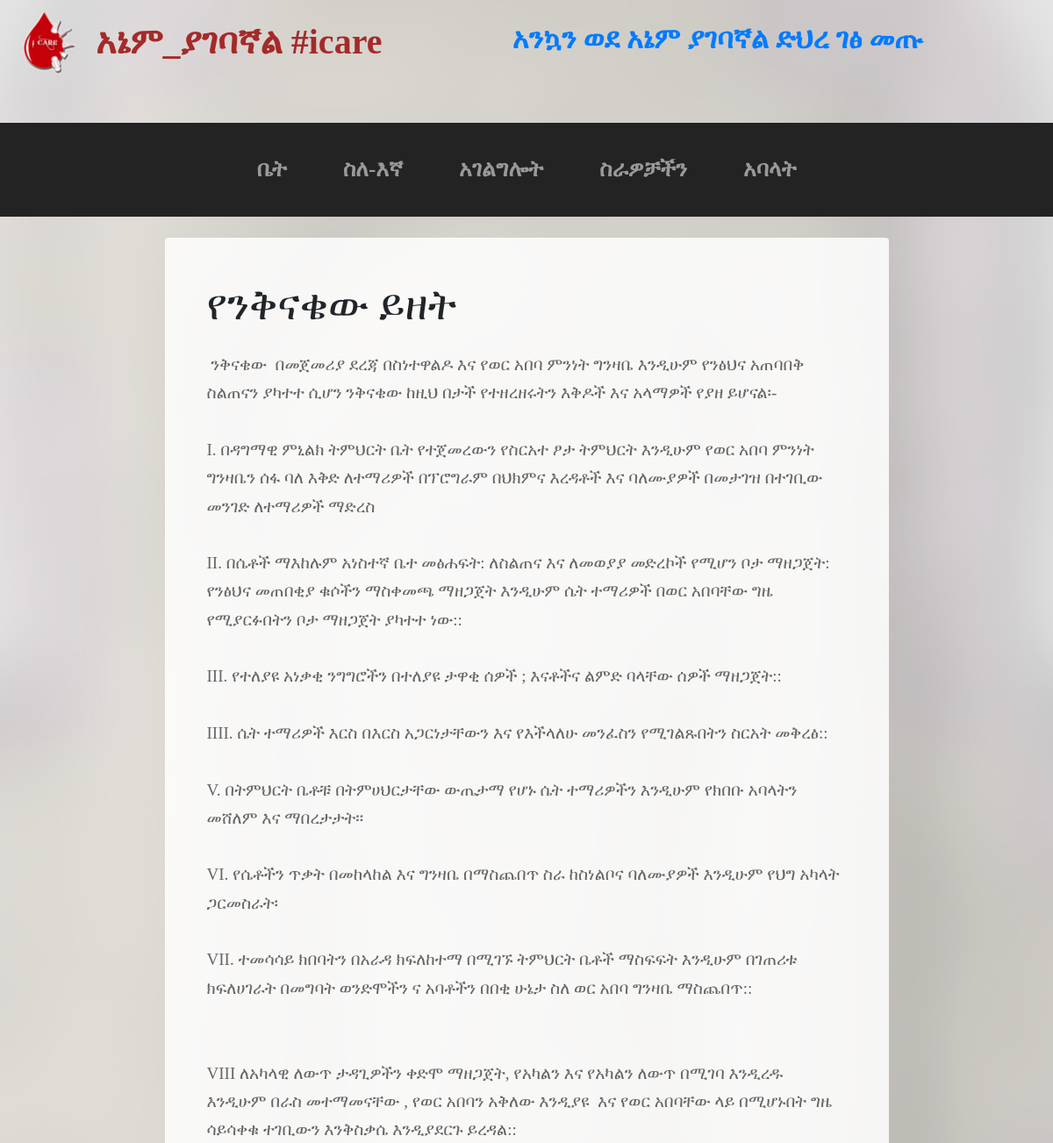
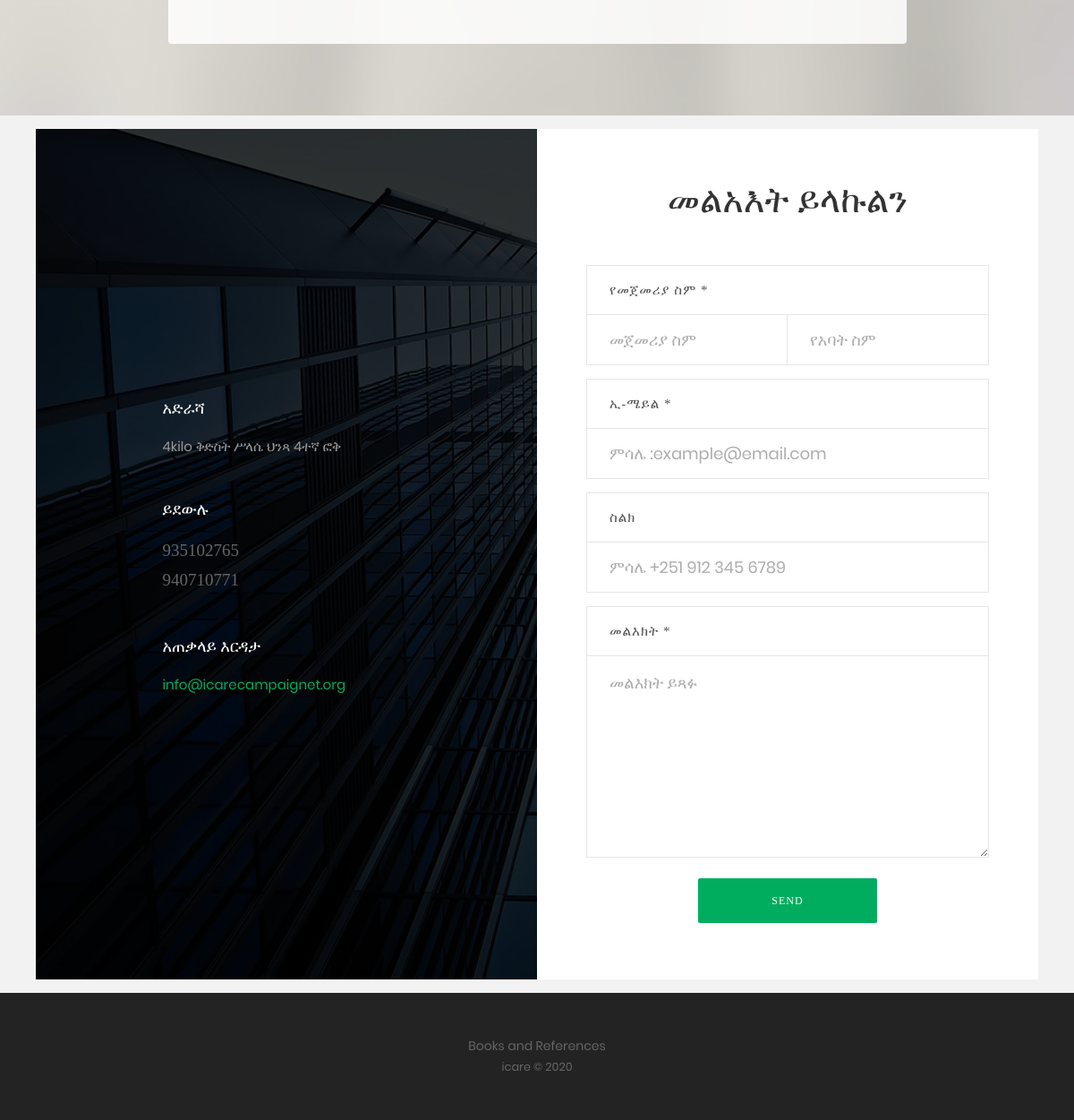
The app's page /service with its own data (2 pictures, top to bottom).
### pages/models.py (models this page shows, shortened)
class header(models.Model):
    company_name = models.CharField(max_length=50, unique=True)
    pic = models.ImageField(upload_to='static/img/logo', null=True)
    welcome = models.TextField(max_length=100, null=True)

class service_content(models.Model):
    title = models.CharField(max_length=50, null=True)
    description = models.TextField(max_length=5000, null=True)

class contact(models.Model):
    address = models.CharField(max_length=100, null=True, unique=False)
    phone = models.TextField(null=True, unique=False)
    email = models.CharField(max_length= 25, null=True, unique=False)

### pages/views.py (the view)
# urls.py: path('service', views.service, name='service'),
def service(request):
	service_content = models.service_content.objects.all()
	contacts = models.contact.objects.all()
	header = models.header.objects.all()
	return render(request, 'service.html', {'service_content': service_content, 'contacts': contacts, 'header': header})

### templates/service.html (shortened to what this page needs)
{% extends 'base.html' %}
{% block content %}
{% for sc in service_content %}
        <section class="page-section about-heading">
            <div class="container">
                <div class="about-heading-content">
                    <div class="row">
                        <div class="col-xl-9 col-lg-10 mx-auto">
                            <div class="bg-faded rounded p-5">
                                <h2 class="section-heading mb-4">
                                    <span class="section-heading-lower">{{sc.title}}</span>
                                </h2>
                                <p class="mb-0"> {{sc.description}}</p>
                            </div>
                        </div>
                    </div>
                </div>
            </div>
        </section>
{%endfor%}
{% endblock content %}

### templates/base.html (shortened to what this page needs)
{% load static %}
<!DOCTYPE html>
<html lang="amh">
    <head>
        <link rel="stylesheet" href="{% static 'vendor/bootstrap/css/bootstrap.min.css' %}" >
        <link rel="stylesheet" href="{% static 'css/business-casual.min.css' %}" >
		<link rel="stylesheet" type="text/css" href="{% static 'contact/vendor/bootstrap/css/bootstrap.min.css' %}">
		<link rel="stylesheet" type="text/css" href="{% static 'contact/fonts/font-awesome-4.7.0/css/font-awesome.min.css' %}">
		<link rel="stylesheet" type="text/css" href="{% static 'contact/fonts/Linearicons-Free-v1.0.0/icon-font.min.css' %}">
		<link rel="stylesheet" type="text/css" href="{% static 'contact/vendor/animate/animate.css' %}">
		<link rel="stylesheet" type="text/css" href="{% static 'contact/vendor/css-hamburgers/hamburgers.min.css' %}">
		<link rel="stylesheet" type="text/css" href="{% static 'contact/vendor/animsition/css/animsition.min.css' %}">
		<link rel="stylesheet" type="text/css" href="{% static 'contact/vendor/select2/select2.min.css' %}">
		<link rel="stylesheet" type="text/css" href="{% static 'contact/vendor/daterangepicker/daterangepicker.css' %}" >
		<link rel="stylesheet" type="text/css" href="{% static 'contact/css/util.css' %}">
		<link rel="stylesheet" type="text/css" href="{% static 'contact/css/main.css' %}">
	</head>
<body>
{% for msg in header %}
        <h1 class="site-heading text-center text-white d-none d-lg-block">
            <div id="logo" class="pull-left" style="float: left">
                <img src="{{ msg.pic }}">
            </div>
            <span class="site-heading-lower" style="float: left">{{msg.company_name}}</span>
			<span class="site-heading-upper text-primary" style="text-align: center;">{{ msg.welcome }}</span>
        </h1>
        <nav class="navbar navbar-expand-lg navbar-dark py-lg-4" id="mainNav">
            <div class="container">
                <div class="collapse navbar-collapse" id="navbarResponsive">
                    <ul class="navbar-nav mx-auto">
                        <li class="nav-item active px-lg-4">
                        <a class="nav-link text-uppercase text-expanded" style="font-size: 25px; font-family: Ethiopia Jiret;" href="{% url 'index' %}">ቤት
                            <span class="sr-only">(current)</span></a>
                        </li>
                         <li class="nav-item active px-lg-4">
                           <a class="nav-link text-uppercase text-expanded" style="font-size: 25px; font-family: Ethiopia Jiret;" href="{% url 'about' %}">ስለ-እኛ</a>
                         </li>
                         <li class="nav-item active px-lg-4">
                           <a class="nav-link text-uppercase text-expanded" style="font-size: 25px; font-family: Ethiopia Jiret;" href="{% url 'service' %}">አገልግሎት</a>
                         </li>
                         <li class="nav-item active px-lg-4">
                           <a class="nav-link text-uppercase text-expanded" style="font-size: 25px; font-family: Ethiopia Jiret;" href="{% url 'our_work' %}">ስራዎቻችን</a>
                         </li>
                         <li class="nav-item active px-lg-4">
                           <a class="nav-link text-uppercase text-expanded" style="font-size: 25px; font-family: Ethiopia Jiret;" href="{% url 'portfolio' %}">አባላት</a>
                         </li>
                    </ul>
                </div>
            </div>
        </nav>
{% endfor %}
{% block content %}
{% endblock content %}
{% for contact in contacts %}
<div class="container-contact100">
		<div class="wrap-contact100">
			<form class="contact100-form validate-form">
				<span class="contact100-form-title">
					መልአእት ይላኩልን
				</span>
				<label class="label-input100" for="first-name">የመጀመሪያ ስም *</label>
				<div class="wrap-input100 rs1-wrap-input100 validate-input" data-validate="የመጀመሪያ ስም ያስገቡ">
					<input id="first-name" class="input100" type="text" name="first-name" placeholder="መጀመሪያ ስም">
				</div>
				<div class="wrap-input100 rs2-wrap-input100 validate-input" data-validate="የአባት ስም ያስገቡ">
					<input class="input100" type="text" name="last-name" placeholder="የአባት ስም">
				</div>
				<label class="label-input100" for="email">ኢ-ሜይል *</label>
				<div class="wrap-input100 validate-input" data-validate = "በትክክል ያስገቡ፣ምሳሌ: ex@abc.xyz">
					<input id="email" class="input100" type="text" name="email" placeholder="ምሳሌ :example@email.com">
				</div>
				<label class="label-input100" for="phone">ስልክ</label>
				<div class="wrap-input100">
					<input id="phone" class="input100" type="text" name="phone" placeholder="ምሳሌ +251 912 345 6789">
				</div>
				<label class="label-input100" for="message">መልእክት *</label>
				<div class="wrap-input100 validate-input" data-validate = "መልእክት አላስገቡም">
					<textarea id="message" class="input100" name="message" placeholder="መልእክት ይጻፉ"></textarea>
				</div>
				<div class="container-contact100-form-btn">
					<button class="contact100-form-btn">
						send
					</button>
				</div>
			</form>
			<div class="contact100-more flex-col-c-m" style="background-image: url('contact/images/bg-01.jpg');">
				<div class="flex-w size1 p-b-47">
					<div class="txt1 p-r-25">
						<span class="lnr lnr-map-marker"></span>
					</div>
					<div class="flex-col size2">
						<span class="txt1 p-b-20">
							አድራሻ
						</span>
						<span class="txt2">
                            {{contact.address}}
						</span>
					</div>
				</div>
				<div class="dis-flex size1 p-b-47">
					<div class="txt1 p-r-25">
						<span class="lnr lnr-phone-handset"></span>
					</div>
					<div class="flex-col size2">
						<span class="txt1 p-b-20">
							ይደውሉ
						</span>
						<span class="txt3">
							<p class="mb-0">{{ contact.phone }}</p>
						</span>
					</div>
				</div>
				<div class="dis-flex size1 p-b-47">
					<div class="txt1 p-r-25">
						<span class="lnr lnr-envelope"></span>
					</div>
					<div class="flex-col size2">
						<span class="txt1 p-b-20">
							አጠቃላይ እርዳታ
						</span>
						<span class="txt3">
                            {{ contact.email}}
						</span>
					</div>
				</div>
			</div>
		</div>
	</div>
{% endfor %}
        <footer class="footer text-faded text-center py-5">
            <div class="container">
                <p class="m-0 small"> <a href="{% url 'references' %}">Books and References </a></p>
                <p class="m-0 small">icare &copy; 2020</p>
            </div>
        </footer>
</body>
</html>

### static/contact/css/main.css (style rules this page uses)
* { margin: 0px; padding: 0px; box-sizing: border-box; }
body, html { height: 100%; font-family: Poppins-Regular, sans-serif; }
a { font-family: Poppins-Regular; font-size: 14px; line-height: 1.7; color: #666666; margin: 0px; transition: all 0.4s; -webkit-transition: all 0.4s; -o-transition: all 0.4s; -moz-transition: all 0.4s; }
h1,h2,h3,h4,h5,h6 { margin: 0px; }
p { font-family: Poppins-Regular; font-size: 14px; line-height: 1.7; color: #666666; margin: 0px; }
ul, li { margin: 0px; list-style-type: none; }
input { outline: none; border: none; }
textarea { outline: none; border: none; }
button { outline: none !important; border: none; background: transparent; }
.txt1 { font-family: Poppins-Regular; font-size: 18px; line-height: 1.2; color: #fff; }
.txt2 { font-family: Poppins-Regular; font-size: 15px; line-height: 1.6; color: #999999; }
.txt3 { font-family: Poppins-Regular; font-size: 15px; line-height: 1.6; color: #00ad5f; }
.size1 { width: 355px; max-width: 100%; }
.size2 { width: calc(100% - 43px); }
.container-contact100 { width: 100%; min-height: 100vh; display: -webkit-box; display: -webkit-flex; display: -moz-box; display: -ms-flexbox; display: flex; flex-wrap: wrap; justify-content: center; align-items: center; padding: 15px; background: #f2f2f2; }
.wrap-contact100 { width: 1120px; background: #fff; overflow: hidden; display: -webkit-box; display: -webkit-flex; display: -moz-box; display: -ms-flexbox; display: flex; flex-wrap: wrap; align-items: stretch; flex-direction: row-reverse; }
.contact100-more { width: 50%; background-repeat: no-repeat; background-size: cover; background-position: center; position: relative; z-index: 1; padding: 30px 15px 0px 15px; }
.contact100-more::before { content: ""; display: block; position: absolute; z-index: -1; width: 100%; height: 100%; top: 0; left: 0; background: rgba(0,0,0,0.8); }
.contact100-form { width: 50%; display: -webkit-box; display: -webkit-flex; display: -moz-box; display: -ms-flexbox; display: flex; flex-wrap: wrap; padding: 56px 55px 63px 55px; }
.contact100-form-title { width: 100%; display: block; font-family: Ethiopia Jiret; font-size: 40px; color: #333333; line-height: 1.2; text-align: center; padding-bottom: 33px; }
.wrap-input100 { width: 100%; position: relative; border: 1px solid #e6e6e6; }
.rs1-wrap-input100, .rs2-wrap-input100 { width: 50%; }
.rs2-wrap-input100 { border-left: none; }
.label-input100 { font-family: Abyssinica SIL; font-size: 15px; color: #555555; line-height: 1.5; text-transform: uppercase; letter-spacing: 1px; display: -webkit-box; display: -webkit-flex; display: -moz-box; display: -ms-flexbox; display: flex; align-items: center; width: 100%; min-height: 55px; border: 1px solid #e6e6e6; border-bottom: none; padding: 10px 25px; margin-top: 15px; margin-bottom: 0; }
.input100 { display: block; width: 100%; background: transparent; font-family: Poppins-Regular; font-size: 18px; color: #666666; line-height: 1.2; padding: 0 25px; }
input.input100 { height: 55px; }
textarea.input100 { min-height: 139px; padding-top: 19px; padding-bottom: 15px; }
.container-contact100-form-btn { width: 100%; display: -webkit-box; display: -webkit-flex; display: -moz-box; display: -ms-flexbox; display: flex; flex-wrap: wrap; justify-content: center; padding-top: 23px; }
.contact100-form-btn { display: -webkit-box; display: -webkit-flex; display: -moz-box; display: -ms-flexbox; display: flex; justify-content: center; align-items: center; padding: 0 20px; min-width: 200px; height: 50px; border-radius: 2px; background: #00ad5f; font-family: Montserrat-Bold; font-size: 12px; color: #fff; line-height: 1.2; text-transform: uppercase; letter-spacing: 1px; -webkit-transition: all 0.4s; -o-transition: all 0.4s; -moz-transition: all 0.4s; transition: all 0.4s; }
.validate-input { position: relative; }

### records on screen
header: pic (picture), company_name "አኔም_ያገባኛል #icare", welcome "አንኳን ወደ አኔም ያገባኛል ድህረ ገፅ መጡ"
service_content: title "የንቅናቄው ይዘት", description "ንቅናቄው በመጀመሪያ ደረጃ በስነተዋልዶ እና የወር አበባ ምንነት ግንዛቤ እንዲሁም የንፅህና አጠባበቅ ስልጠናን ያካተተ ሲሆን ንቅናቄው ከዚህ በታች የተዘረዘሩትን እቅዶች እና አላማዎች የያዘ ይሆናል፡- I. በዳግማዊ ምኒልክ ትምህርት ቤት የተጀመረውን የስርአተ ፆታ ትምህርት እንዲሁም የወር አበባ ምንነት ግንዛቤን ሰፋ ባለ እቅድ ለተማሪዎች በፕሮግራም በህክምና እረዳቶች እና ባለሙያዎች በመታገዝ በተገቢው መንገድ ለተማሪዎች ማድረስ II. በሴቶች ማእከሉም አነስተኛ ቤተ መፅሐፍት: ለስልጠና እና ለመወያያ መድረኮች የሚሆን ቦታ ማዘጋጀት: የንፅህና መጠበቂያ ቁሶችን ማስቀመጫ ማዘጋጀት እንዲሁም ሴት ተማሪዎች በወር አበባቸው ግዜ የሚያርፉበትን ቦታ ማዘጋጀት ያካተተ ነው:: III. የተለያዩ አነቃቂ ንግግሮችን በተለያዩ ታዋቂ ሰዎች ; እናቶችና ልምድ ባላቸው ሰዎች ማዘጋጀት:: IIII. ሴት ተማሪዎች እርስ በእርስ አጋርነታቸውን እና የእችላለሁ መንፈስን የሚገልጹበትን ስርአት መቅረፅ:: V. በትምህርት ቤቶቹ በትምሀህርታቸው ውጤታማ የሆኑ ሴት ተማሪዎችን እንዲሁም የክበቡ አባላትን መሸለም እና ማበረታታት፡፡ VI. የሴቶችን ጥቃት በመከላከል እና ግንዛቤ በማስጨበጥ ስራ ከስነልቦና ባለሙያዎች እንዲሁም…"
contact: address "4kilo ቅድስት ሥላሴ ህንጻ 4ተኛ ፎቅ", phone "935102765 940710771", email "info@icarecampaignet.org"
